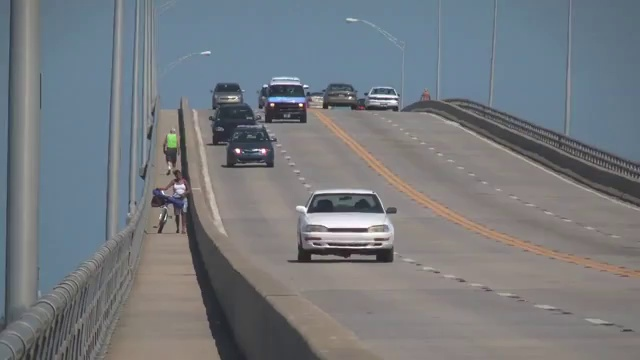
#> input picture Optical_flow/frame0.jpg, 640 x 360 px
$ python main_script.py   (older library calls are emulated)
#> lines starting #> are read from the running program, lines starting #| are printed output that depends on the picture
import numpy as np
import cv2
from interp import interp2
from getFeatures import pointsToBox

frame0 = cv2.imread('frame0.jpg')
#> frame0 is the input picture: shape (360, 640, 3); mean B, G, R 126.6, 121.8, 117.5
frame0_color = frame0
frame0 = cv2.cvtColor(frame0, cv2.COLOR_BGR2GRAY)
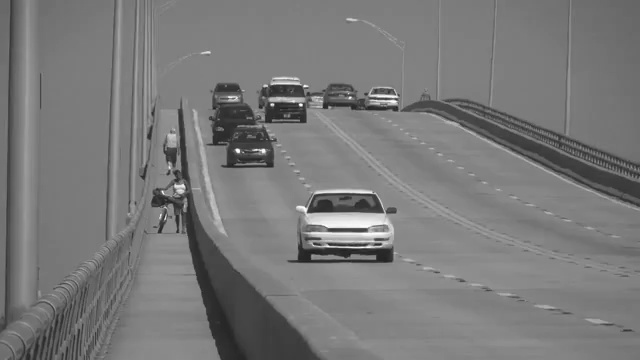
#> frame0: shape (360, 640); min 26, max 255, mean 121.1

frame1 = cv2.imread('frame1.jpg')
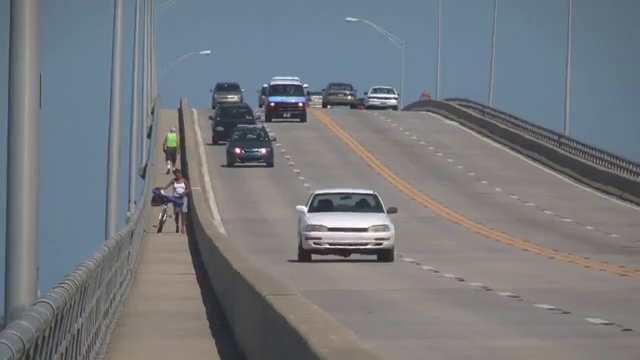
#> input picture Optical_flow/frame1.jpg, 640 x 360 px
#> frame1 is the input picture: shape (360, 640, 3); mean B, G, R 126.7, 121.9, 117.7
frame1_color = frame1
frame1 = cv2.cvtColor(frame1, cv2.COLOR_BGR2GRAY)
#> frame1: shape (360, 640)


med_frame0 = cv2.imread('medium_frame0.jpg')
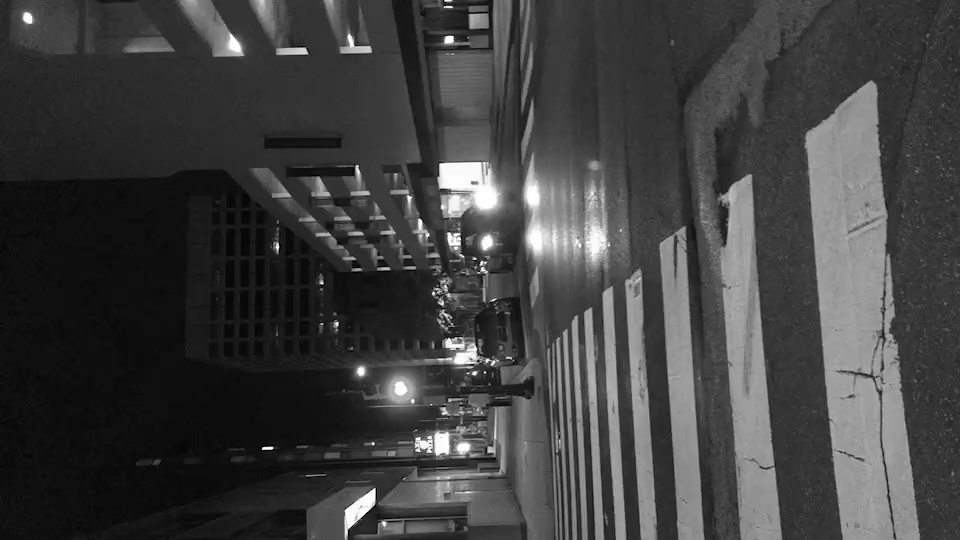
#> input picture Optical_flow/medium_frame0.jpg, 960 x 540 px
#> med_frame0 is the input picture: shape (540, 960, 3); min 0, max 255, mean 64.6
med_frame_color = med_frame0
med_frame0 = cv2.cvtColor(med_frame0, cv2.COLOR_BGR2GRAY)
#> med_frame0: shape (540, 960)

med_frame1 = cv2.imread('medium_frame1.jpg')
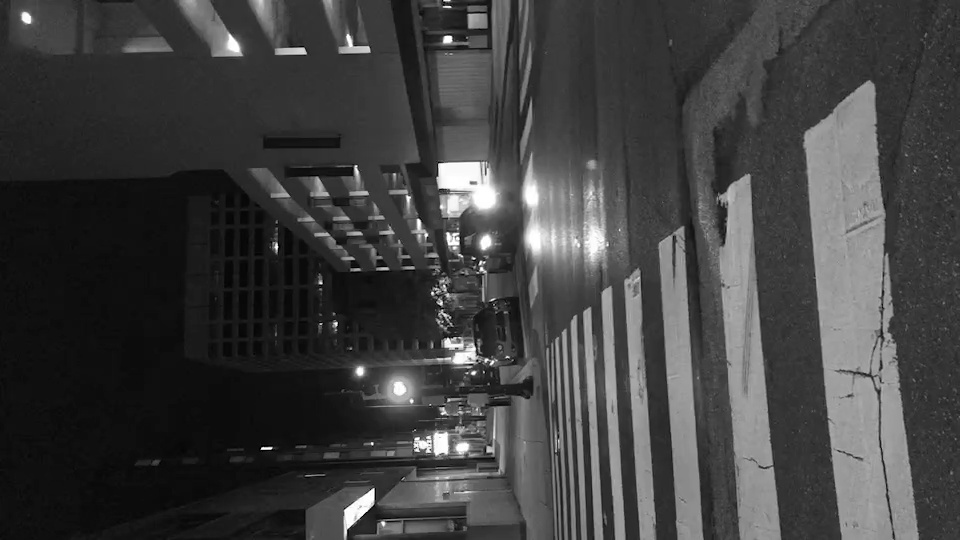
#> input picture Optical_flow/medium_frame1.jpg, 960 x 540 px
#> med_frame1 is the input picture: shape (540, 960, 3); min 0, max 255, mean 64.6
med_frame1_color = med_frame1
med_frame1 = cv2.cvtColor(med_frame1, cv2.COLOR_BGR2GRAY)
#> med_frame1: shape (540, 960)

hard_frame0 = cv2.imread('hard_frame0.jpg')
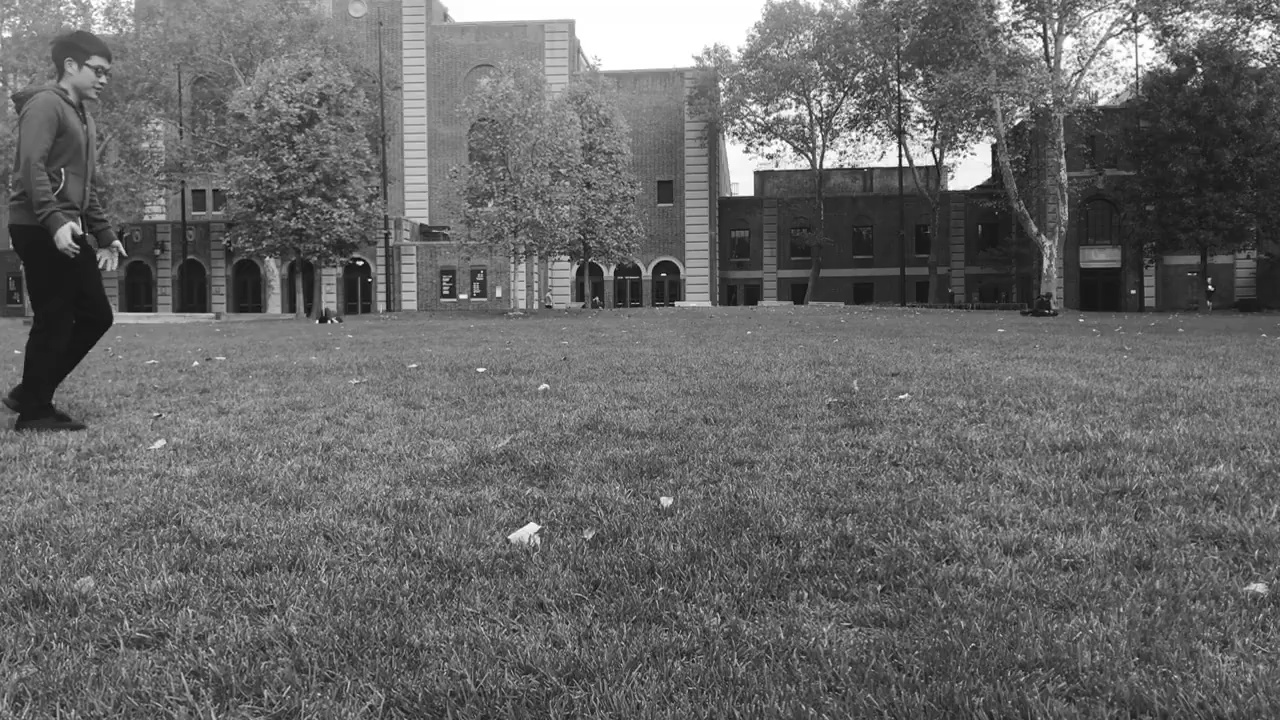
#> input picture Optical_flow/hard_frame0.jpg, 1280 x 720 px
#> hard_frame0 is the input picture: shape (720, 1280, 3); min 3, max 255, mean 103.5
hard_frame0 = cv2.cvtColor(hard_frame0, cv2.COLOR_BGR2GRAY)
#> hard_frame0: shape (720, 1280)

hard_frame1 = cv2.imread('hard_frame1.jpg')
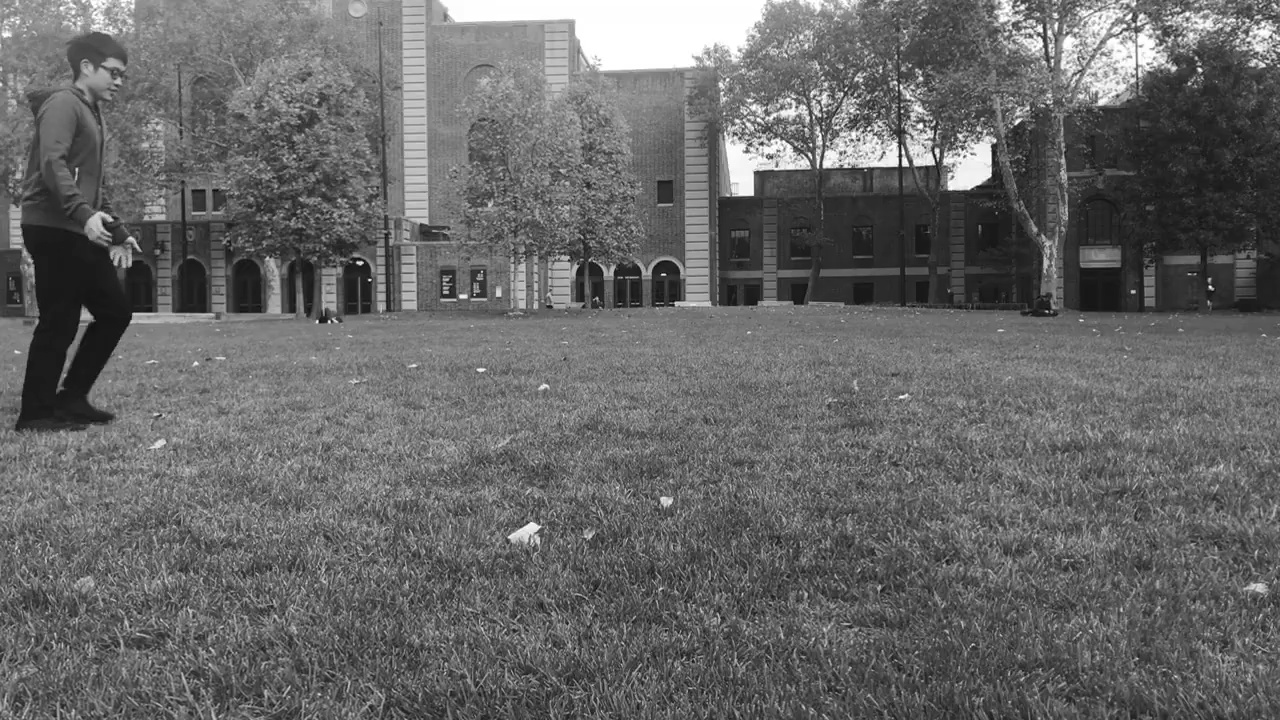
#> input picture Optical_flow/hard_frame1.jpg, 1280 x 720 px
#> hard_frame1 is the input picture: shape (720, 1280, 3); min 6, max 255, mean 103.4
hard_frame1 = cv2.cvtColor(hard_frame1, cv2.COLOR_BGR2GRAY)
#> hard_frame1: shape (720, 1280)


# get a cropped 2D image from @original, searchsize is the length of the box for cropping
# @rowInd and @colInd are the center of the box
# [106 lines left out: functions getSearchZone, leastSquareDisplacement, displaceIm, iterSolveDisplacement, estimateFeatureTranslation, writeBox, not called in this run]
